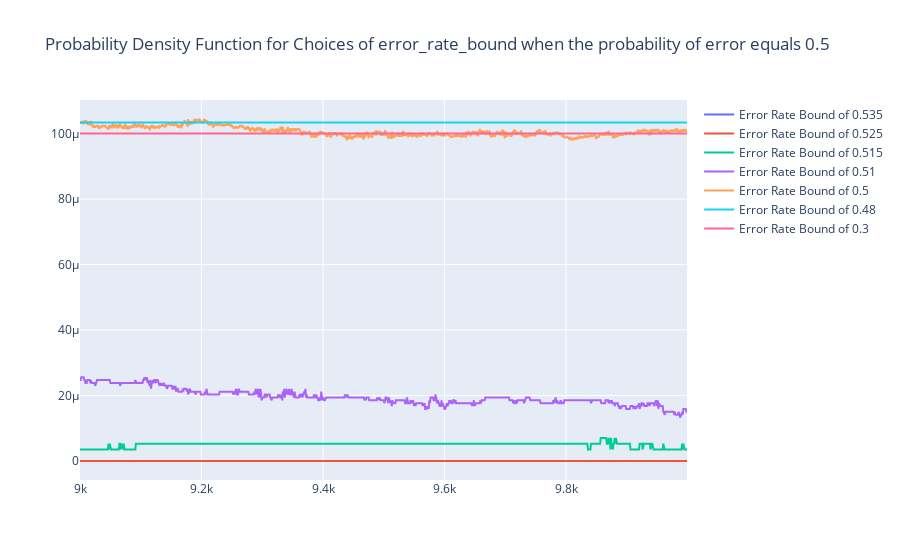

Notebook code for this chart:
### Code cell
fig = go.Figure(
    layout=go.Layout(
        title=f"Probability Density Function for Choices of error_rate_bound when the probability of error equals {conf['error_probability']}"
    ))
for i in range(len(error_rate_bound_list)):
    fig.add_trace(
    go.Scatter(x=x_axis[-1000:],
               y=pdf_signals[i][-1000:],
               name=f"Error Rate Bound of {error_rate_bound_list[i]}",
               visible=True))
fig

### Figure 1 — Plotly figure (JSON) as saved in the notebook; plotly's stock layout.template omitted (floating-point values rounded to 4 significant figures; data arrays with more than 128 entries replaced by an {"elided": "..."} marker saying what was removed)
{"data": [{"name": "Error Rate Bound of 0.535", "type": "scatter", "visible": true, "x": {"elided": "1000 int values"}, "y": {"elided": "1000 int values"}}, {"name": "Error Rate Bound of 0.525", "type": "scatter", "visible": true, "x": {"elided": "1000 int values"}, "y": {"elided": "1000 int values"}}, {"name": "Error Rate Bound of 0.515", "type": "scatter", "visible": true, "x": {"elided": "1000 int values"}, "y": {"elided": "1000 float values"}}, {"name": "Error Rate Bound of 0.51", "type": "scatter", "visible": true, "x": {"elided": "1000 int values"}, "y": {"elided": "1000 float values"}}, {"name": "Error Rate Bound of 0.5", "type": "scatter", "visible": true, "x": {"elided": "1000 int values"}, "y": {"elided": "1000 float values"}}, {"name": "Error Rate Bound of 0.48", "type": "scatter", "visible": true, "x": {"elided": "1000 int values"}, "y": {"elided": "1000 float values"}}, {"name": "Error Rate Bound of 0.3", "type": "scatter", "visible": true, "x": {"elided": "1000 int values"}, "y": {"elided": "1000 float values"}}], "layout": {"title": {"text": "Probability Density Function for Choices of error_rate_bound when the probability of error equals 0.5"}}}
